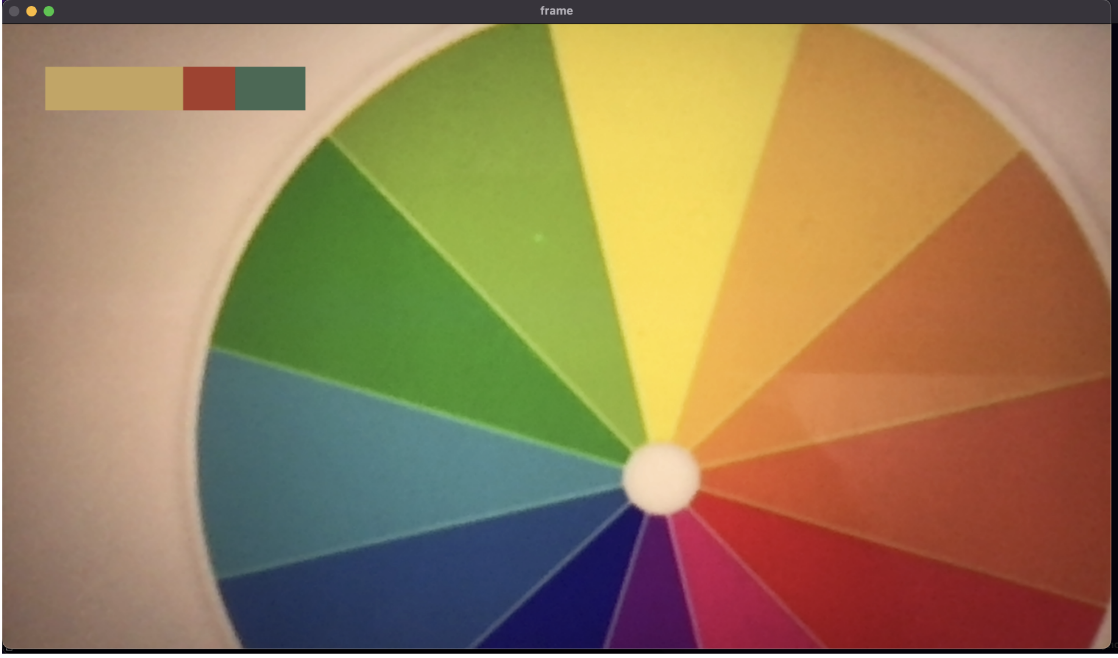
#> input picture dominant.png, 1118 x 658 px, given in place of the camera
$ python tracking.py
#> lines starting #> are read from the running program, lines starting #| are printed output that depends on the picture; after the words box and inside, x2 and y2 are one past the last pixel; in counts of white or black regions, pixels touching at a corner belong together
# REFERENCES
# - Masking color: https://docs.opencv.org/4.x/df/d9d/tutorial_py_colorspaces.html
# - Contour features: https://docs.opencv.org/4.x/dd/d49/tutorial_py_contour_features.html
# - Bounding box: https://stackoverflow.com/questions/23398926/drawing-bounding-box-around-given-size-area-contour
# - HSV RGB conversion: https://stackoverflow.com/questions/24852345/hsv-to-rgb-color-conversion
#
# IMPROVEMENTS
# I used openCV's contour tutorial and made it so that my webcam could track the largest blue object
# with a minimum enclosing box. I also added a flag to toggle between HSV and RGB

import numpy as np
from matplotlib.colors import hsv_to_rgb
import cv2

cap = cv2.VideoCapture(0)

# True for HSV, False for RGB
color_toggle = True

while(True):
    # Capture frame-by-frame
    ret, frame = cap.read()
#> frame is the input picture: shape (658, 1118, 3); mean B, G, R 88.3, 125.7, 149.9

    # Our operations on the frame come her
    hsv = cv2.cvtColor(frame, cv2.COLOR_BGR2HSV)
#> hsv: shape (658, 1118, 3); mean H, S, V 42.6, 128.2, 162.5
    rgb = cv2.cvtColor(frame, cv2.COLOR_BGR2RGB)

    # define range of blue color in HSV
    lower_blue_hsv = np.array([110,50,50])
    upper_blue_hsv = np.array([130,255,255])

    lower_blue_rgb = hsv_to_rgb(lower_blue_hsv)
    upper_blue_rgb = hsv_to_rgb(upper_blue_hsv)

    # Threshold the HSV image to get only blue colors
    mask = None
    if (color_toggle):
        mask = cv2.inRange(hsv, lower_blue_hsv, upper_blue_hsv)
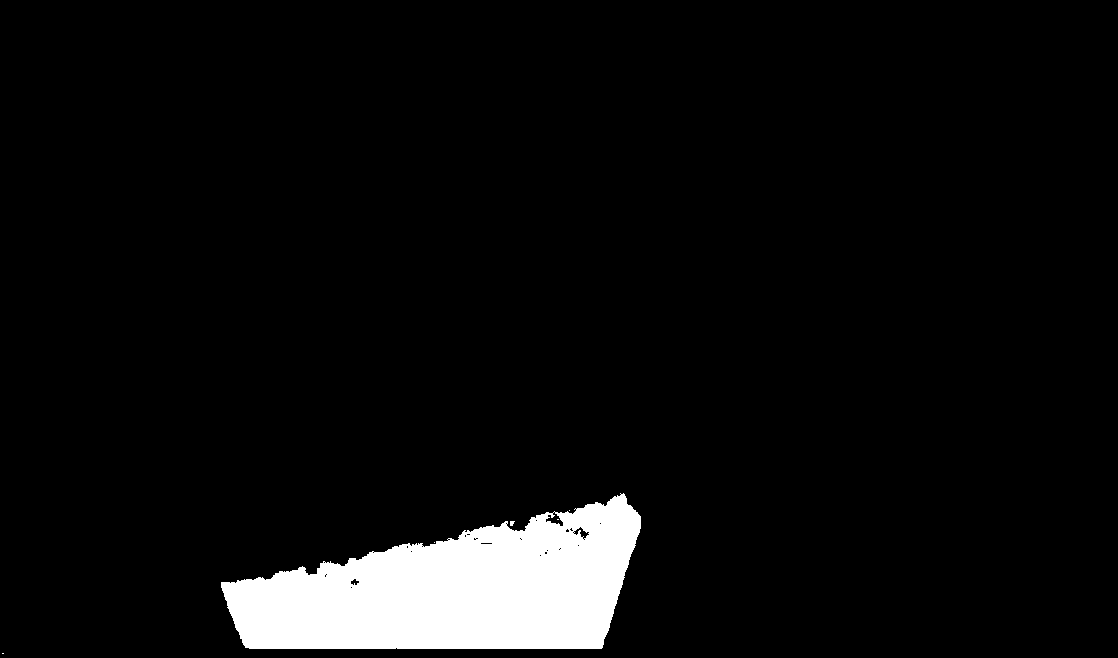
#> mask: shape (658, 1118); 5.7% white; 6 white regions (5 under 20 px)
    else:
        mask = cv2.inRange(rgb, lower_blue_rgb, upper_blue_rgb)

    contours,junk=cv2.findContours(mask,cv2.RETR_EXTERNAL,cv2.CHAIN_APPROX_SIMPLE)
#> contours = 5 contours, 4 with area under 20; largest, box (x1, y1, x2, y2) and area: (221, 493, 641, 649) 41532; junk = [[1, -1, -1, -1], [2, 0, -1, -1], [3, 1, -1, -1], [4, 2, -1, -1], [-1, 3, -1, -1]]

    frame_max_area = 0
    max_x, max_y, max_w, max_h = 0,0,0,0

    for c in contours:
        x,y,w,h = cv2.boundingRect(c)

        if (w * h > frame_max_area):
            frame_max_area = w * h
            max_x = x
            max_y = y
            max_w = w
            max_h = h
#> this loop made 5 passes
#> (x, y, w, h, frame_max_area, max_x, max_y, max_w) on passes 3, 5: (510, 521, 5, 5, 25, 510, 521, 5), (221, 493, 420, 156, 65520, 221, 493, 420)
#> (x, y, w, h) on passes 2, 4: (434, 542, 1, 1), (569, 510, 1, 1)
#> after the loop, frame_max_area = 65520; max_h = 156; max_w = 420; max_x = 221; max_y = 493

    cv2.rectangle(frame,(max_x,max_y),(max_x+max_w,max_y+max_h),(0,255,0),2)
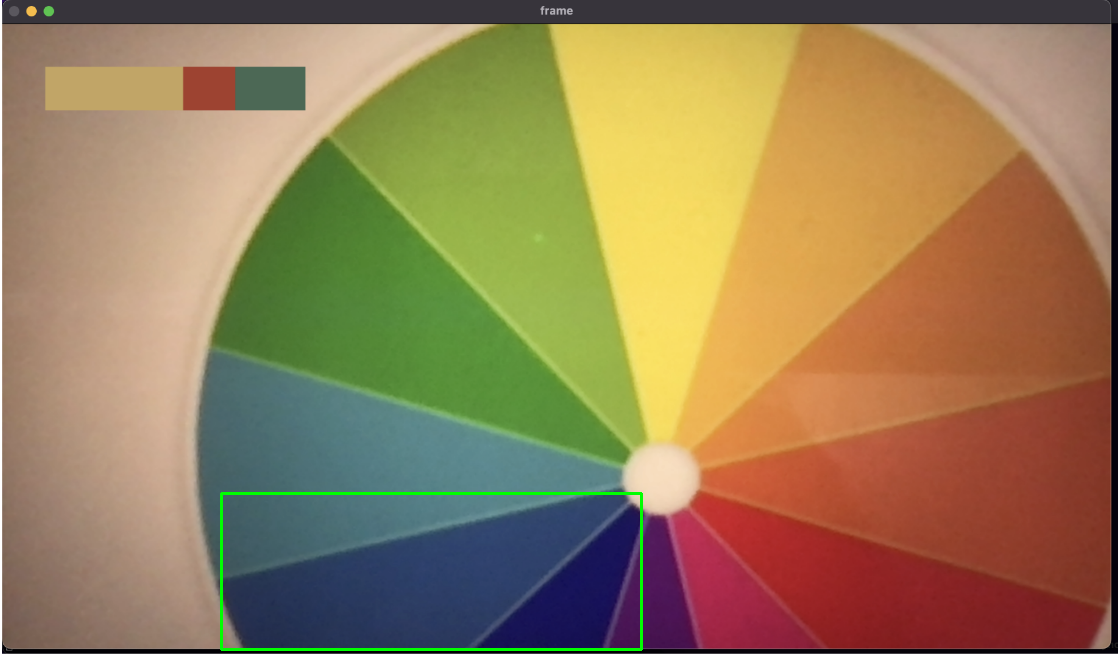
#> frame: shape (658, 1118, 3); 0.47% of pixels changed, all inside (x1, y1, x2, y2) = (220, 492, 643, 651)

    # Bitwise-AND mask and original image
    res = cv2.bitwise_and(frame,frame, mask= mask)
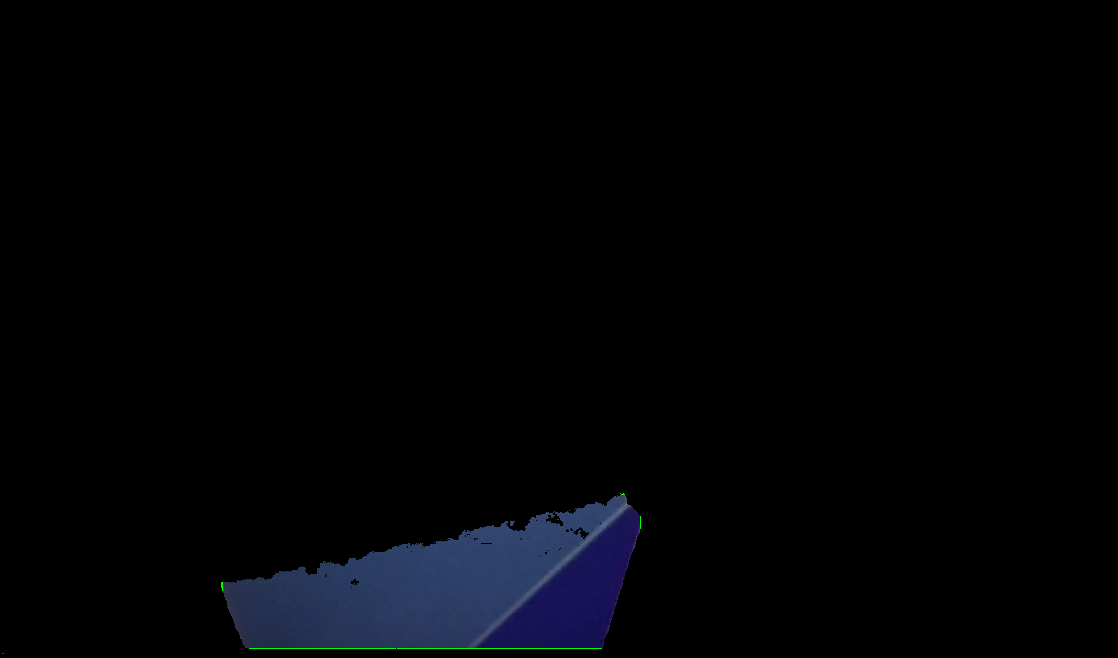
#> res: shape (658, 1118, 3); mean B, G, R 5.3, 3, 2.2
    cv2.imshow('frame',frame)
    k = cv2.waitKey(5) & 0xFF
#> (key Esc is pressed here)
    if k == 27:
        break

# When everything done, release the capture
cap.release()
cv2.destroyAllWindows()
